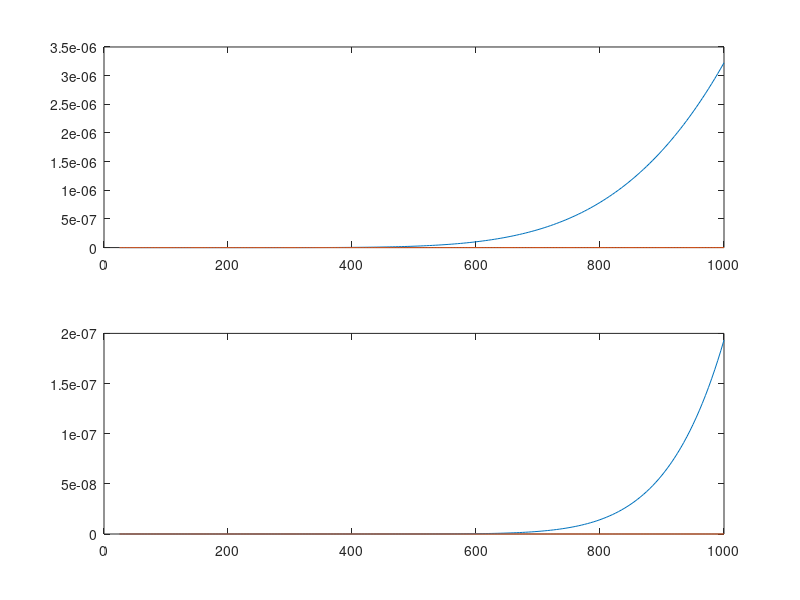

Source code (MATLAB):
% Homework: MATLAB 3

clc; clear;

%%% VARIABLES
R = 8.31;           % gas constant (J/(mol*K))
    
    % Alpha Fe
D0a = 0.0062;       % (cm^2/s)
Qda = 80000;        % (J/mol)
    % Gamma Fe
D0g = 0.23;         % (cm^2/s)
Qdg = 148000;       % (J/mol)

    % Temperature (from deg C to K)
%Tk1 = 25 + 273.15;
%Tk2 = 1000 + 273.15;
% = 5 + 273.15;

%%% PLOT
subplot(2,1,1)
T = 25:5:1000;                  % temperature (C)       
    Da = D0a * exp(-(Qda ./ (R * (T + 273.15))));
    Da_i = D0a * exp(-(Qda ./ (R * (T + 273.15).^(-1))));
    plot(T, Da, T, Da_i)


subplot(2,1,2)
T = 25:5:1000;                  % temperature (C)
    Dg = D0g * exp(-(Qdg ./ (R * (T + 273.15))));           % temp
    Dg_i = D0g * exp(-(Qdg ./ (R * (T + 273.15).^(-1))));
    plot(T, Dg, T, Dg_i)
